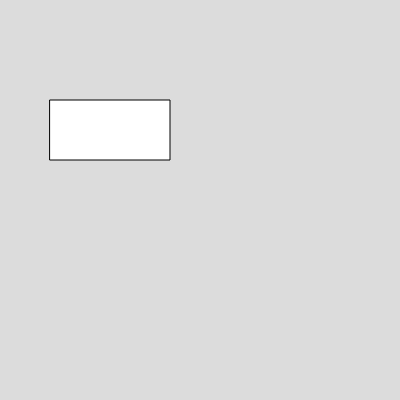
Frame 1 (no input)
Frame 60 (no input): identical to frame 1, image omitted
Frame 120 (the mouse pressed at the canvas centre since frame 60): identical to frame 1, image omitted

The p5.js sketch that drew this single still picture (run headless with seeded random() and noise() and a simulated clock; from frame 60 on, the mouse is pressed at the canvas centre):

// p5.js sketch
// ── sketch.js
function setup() {
    createCanvas(400, 400);
  }
  
  function draw() {
    background(220);
    rect(50,100,120,60)
  }
